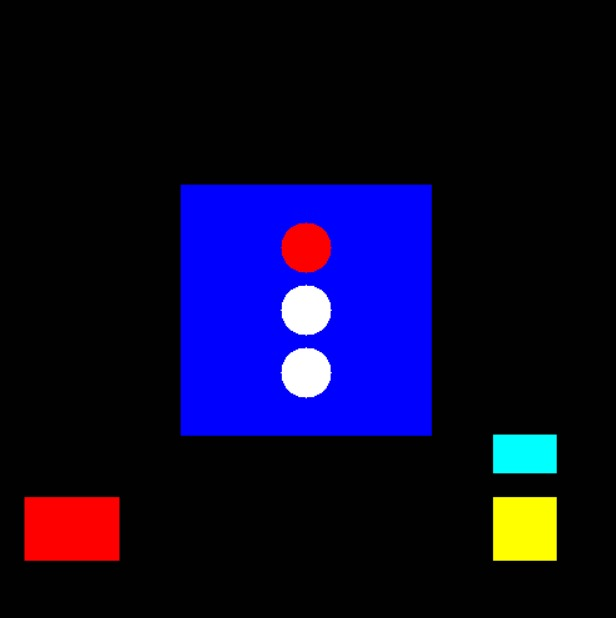
#> input picture red3.jpeg, 616 x 618 px, found by its file name
$ python Detector.py
#> lines starting #> are read from the running program, lines starting #| are printed output that depends on the picture; after the words box and inside, x2 and y2 are one past the last pixel; in counts of white or black regions, pixels touching at a corner belong together
# -*- coding: utf-8 -*-
"""
Created on Fri Nov 12 13:57:54 2021

@author: Hitesh
"""
import cv2
import numpy as np
import matplotlib.pyplot as plt
red_light=False
green_light=False
yellow_light=False
img= cv2.imread('C:/all desktop folders/EMR/pics/traffic/red3.jpeg',1)
#> img is the input picture: shape (618, 616, 3); mean B, G, R 43.2, 7.9, 11.5
rectangle = cv2.imread('C:/all desktop folders/EMR/pics/traffic/red3.jpeg',1)
rectangle   = cv2.inRange(rectangle, (100,0,0) , (225,80,80))
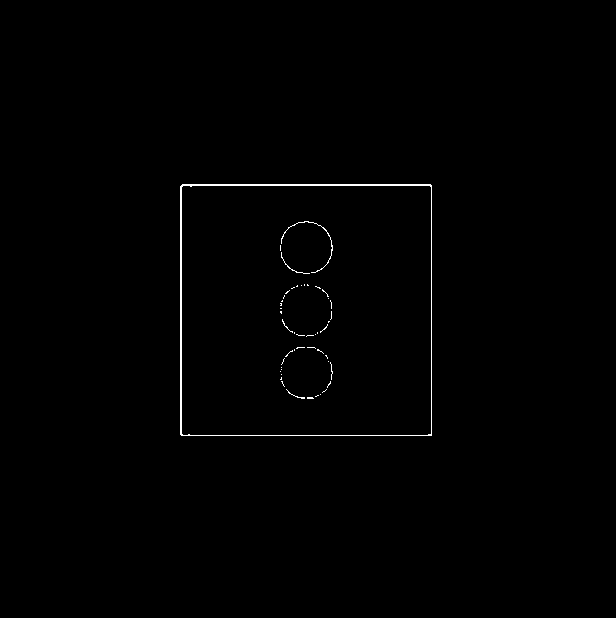
#> rectangle: shape (618, 616); 0.51% white in thin lines or dots, all inside (x1, y1, x2, y2) = (180, 184, 432, 436)
#rectangle = cv2.imread('C:/all desktop folders/EMR/pics/traffic/red2.jpeg', cv2.IMREAD_GRAYSCALE)
def cornerPoints(rectangle,image):
    x_max=0
    x_min=1000
    y_min=1000
    y_max=0
    rectangle = np.where(rectangle > np.mean(rectangle), 255, 0).astype(np.uint8)
    dst_rectangle = cv2.cornerHarris(rectangle, 2, 3, 0.04)
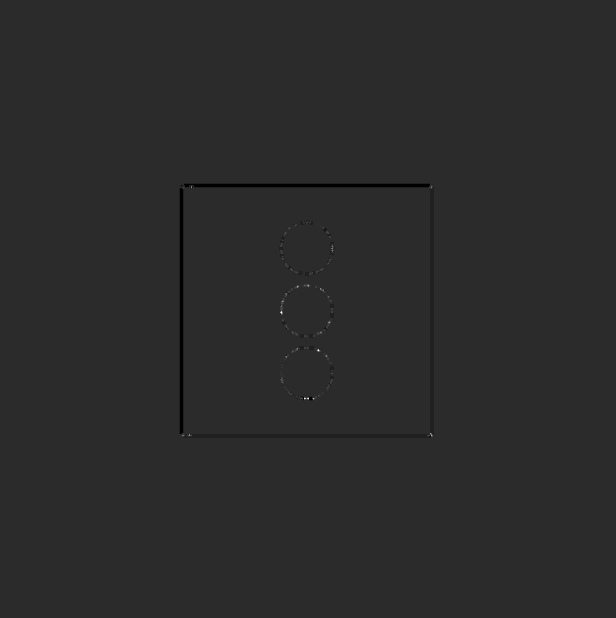
#> dst_rectangle: shape (618, 616) float32; min -0.04, max 0.193, mean -0.000206; drawn with min black and max white
    dst_rectangle = cv2.dilate(dst_rectangle, None)
    mask = np.where(dst_rectangle > 0.01*np.max(dst_rectangle), 255, 0).astype(np.uint8)
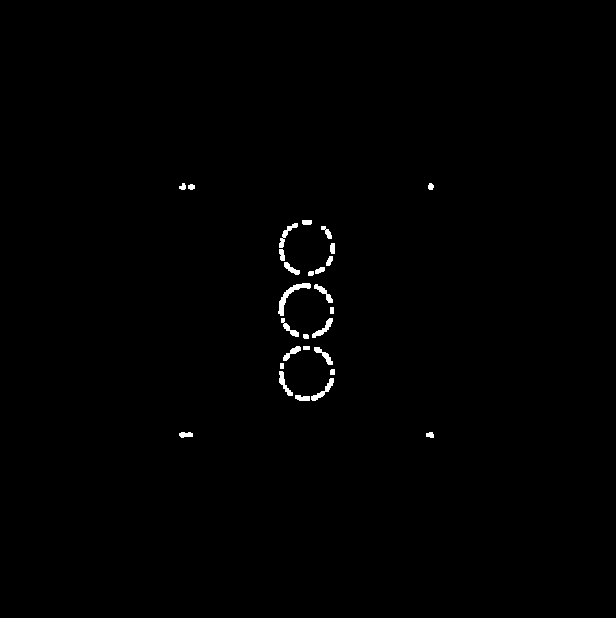
#> mask: shape (618, 616); 0.55% white; 28 white regions, largest, box (x1, y1, x2, y2) and area: (278, 283, 311, 316) 258, (311, 378, 334, 401) 148, (312, 318, 333, 338) 137
    points = np.nonzero(mask)
#> points = 2107 positions, rows 183 to 437, columns 179 to 433
    j=len(points[0])
#> j = 2107
    f=len(points[1])
#> f = 2107
    s=0
    k=0
    while k<j:
        x=points[0][k]
        y=points[1][k]
        if image[y,x,0]>128 and image[y,x,0]<= 255 and image[y,x,1]<127 and image[y,x,2]<127 :
            if x>x_max:
                x_max=x
            if x<x_min:
                x_min=x
        k=k+1
#> this loop made 2107 passes
#> (x, y, x_max, x_min) on pass 4: (183, 429, 183, 183)
#> (x, y, x_max) on passes 10, 20, 40, 60, 80, 97: (184, 190, 184), (185, 185, 185), (186, 185, 186), (187, 185, 187), (188, 185, 188), (189, 190, 189)
#> after the loop, k = 2107; x_max = 400; x_min = 183
    y_min=x_min
#> y_min = 183
    y_max=x_max
#> y_max = 400
    t=(x_min,y_min,x_max,x_max)
#> t = (183, 183, 400, 400)
    return t

print(cornerPoints(rectangle,img))
#| (183, 183, 400, 400)
X_min=cornerPoints(rectangle,img)[0]
#> the loop in cornerPoints (call 2), `while k<j:` made 2107 passes
#> (x, y, x_max) on passes 10, 20, 40, 60, 80, 97, 104, 114, 124, 134, 148, 162: (184, 190, 184), (185, 185, 185), (186, 185, 186), (187, 185, 187), (188, 185, 188), (189, 190, 189), (220, 302, 220), (221, 302, 221), (222, 302, 222), (223, 294, 223), (224, 292, 224), (225, 292, 225)
#> X_min = 183
Y_min=cornerPoints(rectangle,img)[1]
X_max=cornerPoints(rectangle,img)[2]
Y_max=cornerPoints(rectangle,img)[3]
print(X_min,Y_min,X_max,Y_max)
#| 183 183 400 400
gray=cv2.cvtColor(img,cv2.COLOR_BGR2GRAY)
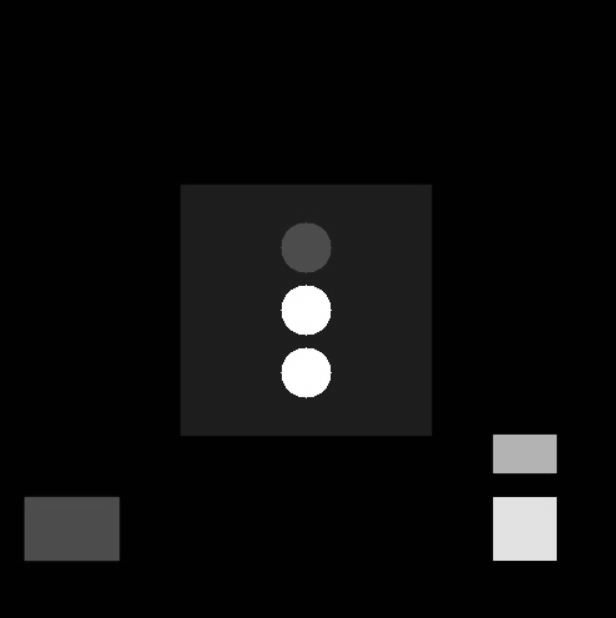
#> gray: shape (618, 616); min 0, max 255, mean 13
circles=cv2.HoughCircles(gray,cv2.HOUGH_GRADIENT, 1, 20, param1=50, param2=26, minRadius=0, maxRadius=0)
#print(circles)
circlesnumber=len(circles[0])
acc=0
while acc<circlesnumber:
    print("circle",acc+1)
    X=circles[0][acc][0]
    Y=circles[0][acc][1]
    X=int(X)
    Y=int(Y)
    if X>X_min and X<X_max and Y>Y_min and Y<Y_max:
        print('pass1')
        print(X,Y)
        print(img[Y,X])
        if img[Y,X,0]<20 and img[Y,X,1]>200 and img[Y,X,2]<20:
            print('pass2')
            green_light=True
        elif(img[Y,X,0]<127 and img[Y,X,1]>128 and img[Y,X,1]<=255 and img[Y,X,2]>128 and img[Y,X,2]<=255):
            yellow_light=True
            print('pass3')
        elif(img[Y,X,0]<20 and img[Y,X,1]<20 and img[Y,X,2]>200):
            red_light=True
            print("pass4")
        acc=acc+1
#> this loop made 3 passes
#| circle 1
#| pass1
#| 306 246
#| [  0   0 254]
#| pass4
#| circle 2
#| pass1
#| 303 371
#| [255 255 255]
#| circle 3
#> (further printed lines are left out)
#cv2.imshow('image',img)
#cv2.imshow('rectangle',rectangle)

print(circlesnumber)
#| 3
if red_light==True and yellow_light==False and green_light==False:
    print("The light is red")
elif yellow_light==True and red_light==False and green_light==False:
    print("The light is yellow")
elif green_light==True and red_light==False and yellow_light==False:
    print("The light is green")
else:
    print("Try again")
cv2.waitKey(0)
cv2.destroyAllWindows()

$ run again, with red2.jpeg copied over red3.jpeg
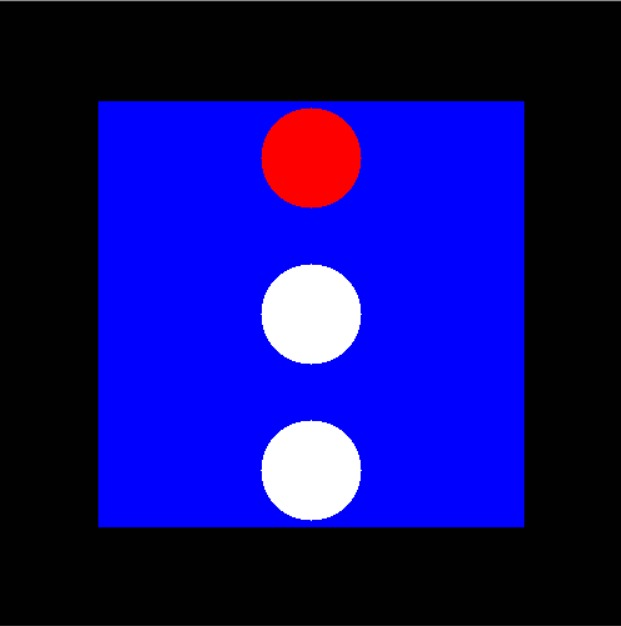
#> input picture red2.jpeg, 621 x 626 px, found by its file name
#> img is the input picture: shape (626, 621, 3); mean B, G, R 114.2, 11.2, 16.3
#> `rectangle   = cv2.inRange(rectangle, (100,0,0) , (225,80,80))`:
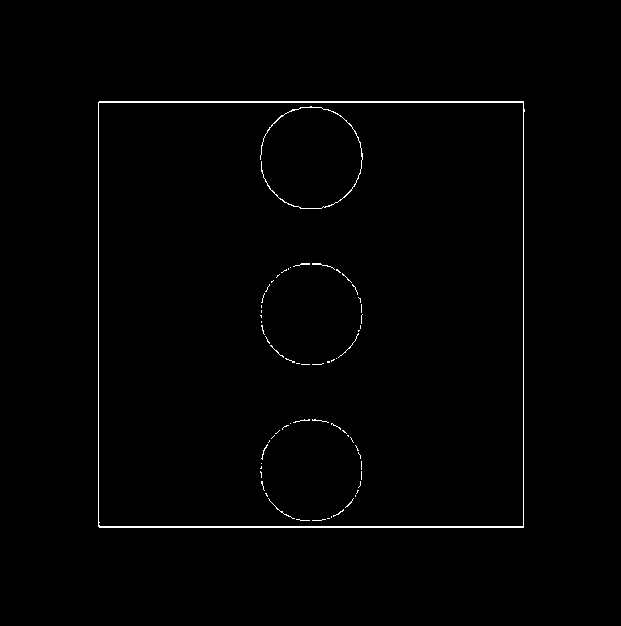
#> rectangle: shape (626, 621); 0.9% white in thin lines or dots, all inside (x1, y1, x2, y2) = (98, 101, 525, 528)
#> mask: shape (626, 621); 0.93% white; 47 white regions, largest, box (x1, y1, x2, y2) and area: (259, 300, 304, 367) 409, (258, 420, 299, 487) 383, (264, 179, 297, 209) 207
#> points = 3596 positions, rows 100 to 529, columns 97 to 526
#> j = 3596
#> the loop in cornerPoints, `while k<j:` made 3596 passes
#> (x, y, x_min) on pass 3: (100, 101, 100)
#> after the loop in cornerPoints, `while k<j:`: x_max = 522; x_min = 100
#> y_max = 522
#> t = (100, 100, 522, 522)
#| (100, 100, 522, 522)
#> the loop in cornerPoints (call 2), `while k<j:` made 3596 passes
#> X_min = 100
#| 100 100 522 522
#> `gray=cv2.cvtColor(img,cv2.COLOR_BGR2GRAY)`:
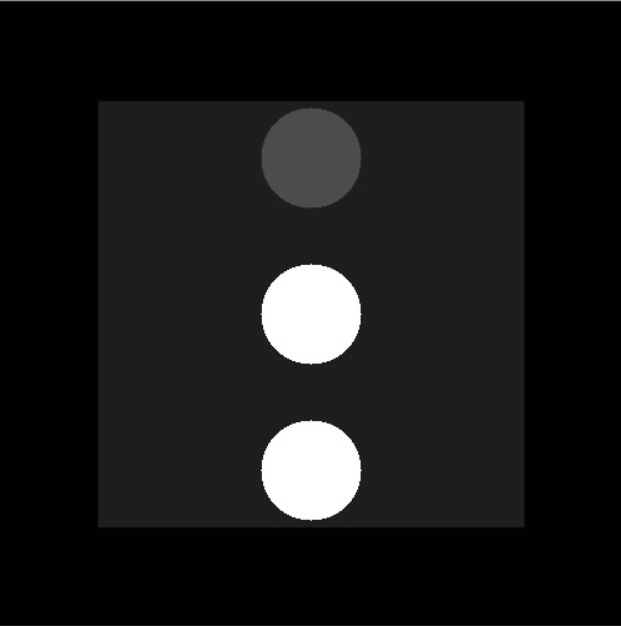
#> gray: shape (626, 621); min 0, max 255, mean 24.5
#> the loop `while acc<circlesnumber:` made 3 passes
#| circle 1
#| pass1
#| 308 157
#| [  0   0 254]
#| pass4
#| circle 2
#> (further printed lines are left out)
#| 3
